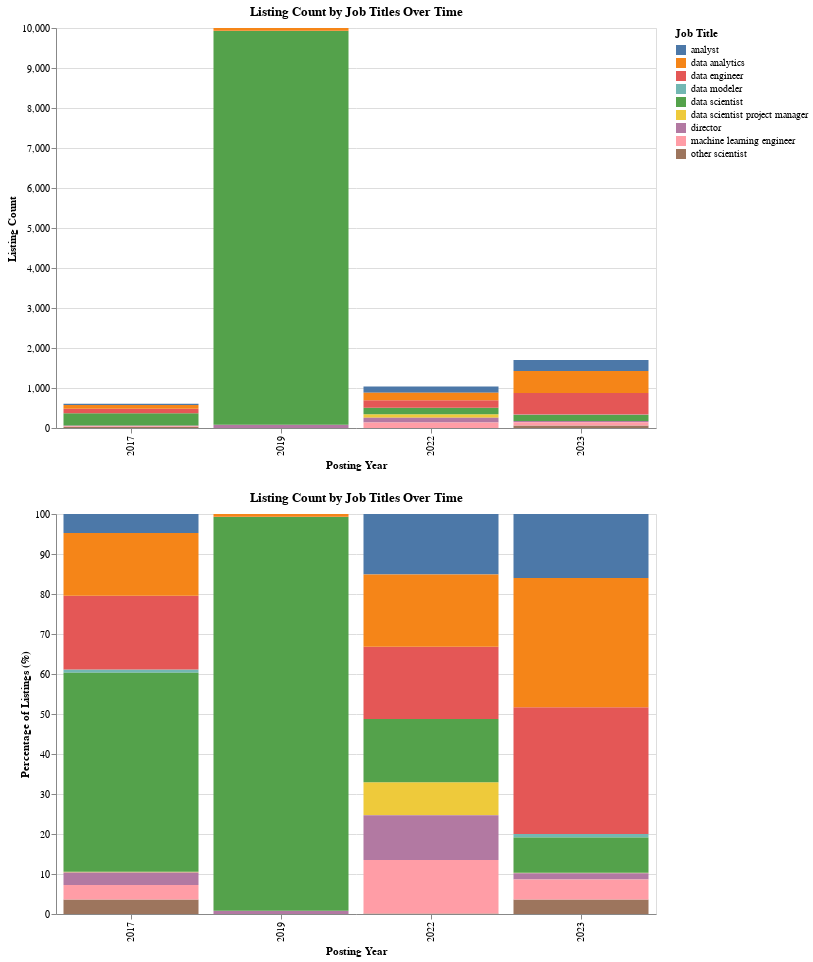

The code cell stored with this chart in its notebook:
### Code cell
combined_stacked_job_title_fig = stacked_bar_job_title & stacked_bar_job_title_pct
combined_stacked_job_title_fig

### Figure 1 — Vega-Lite specification as saved in the notebook (floating-point values rounded to 4 significant figures)
{"config": {"view": {"continuousWidth": 300, "continuousHeight": 300}}, "vconcat": [{"data": {"name": "data-abd55512fab7a3a5702a4266e5984ffd"}, "mark": {"type": "bar"}, "encoding": {"color": {"field": "Job Title", "title": "Job Title", "type": "nominal"}, "x": {"field": "Posting Year", "title": "Posting Year", "type": "nominal"}, "y": {"aggregate": "sum", "field": "Listing Count", "title": "Listing Count", "type": "quantitative"}}, "height": 400, "title": "Listing Count by Job Titles Over Time", "width": 600}, {"data": {"name": "data-102120da25265849a0a46128baa5c460"}, "mark": {"type": "bar"}, "encoding": {"color": {"field": "Job Title", "title": "Job Title", "type": "nominal"}, "x": {"field": "Posting Year", "title": "Posting Year", "type": "nominal"}, "y": {"field": "Percentage", "title": "Percentage of Listings (%)", "type": "quantitative"}}, "height": 400, "title": "Listing Count by Job Titles Over Time", "width": 600}], "$schema": "https://vega.github.io/schema/vega-lite/v5.15.1.json", "datasets": {"data-abd55512fab7a3a5702a4266e5984ffd": [{"Posting Year": 2017, "Job Title": "data scientist project manager", "Listing Count": 1}, {"Posting Year": 2019, "Job Title": "data scientist project manager", "Listing Count": 0}, {"Posting Year": 2022, "Job Title": "data scientist project manager", "Listing Count": 85}, {"Posting Year": 2023, "Job Title": "data scientist project manager", "Listing Count": 2}, {"Posting Year": 2017, "Job Title": "analyst", "Listing Count": 29}, {"Posting Year": 2019, "Job Title": "analyst", "Listing Count": 1}, {"Posting Year": 2022, "Job Title": "analyst", "Listing Count": 157}, {"Posting Year": 2023, "Job Title": "analyst", "Listing Count": 271}, {"Posting Year": 2017, "Job Title": "other scientist", "Listing Count": 22}, {"Posting Year": 2019, "Job Title": "other scientist", "Listing Count": 0}, {"Posting Year": 2022, "Job Title": "other scientist", "Listing Count": 1}, {"Posting Year": 2023, "Job Title": "other scientist", "Listing Count": 62}, {"Posting Year": 2017, "Job Title": "data modeler", "Listing Count": 5}, {"Posting Year": 2019, "Job Title": "data modeler", "Listing Count": 0}, {"Posting Year": 2022, "Job Title": "data modeler", "Listing Count": 0}, {"Posting Year": 2023, "Job Title": "data modeler", "Listing Count": 14}, {"Posting Year": 2017, "Job Title": "director", "Listing Count": 19}, {"Posting Year": 2019, "Job Title": "director", "Listing Count": 79}, {"Posting Year": 2022, "Job Title": "director", "Listing Count": 116}, {"Posting Year": 2023, "Job Title": "director", "Listing Count": 27}, {"Posting Year": 2017, "Job Title": "data scientist", "Listing Count": 302}, {"Posting Year": 2019, "Job Title": "data scientist", "Listing Count": 9845}, {"Posting Year": 2022, "Job Title": "data scientist", "Listing Count": 164}, {"Posting Year": 2023, "Job Title": "data scientist", "Listing Count": 150}, {"Posting Year": 2017, "Job Title": "data engineer", "Listing Count": 112}, {"Posting Year": 2019, "Job Title": "data engineer", "Listing Count": 8}, {"Posting Year": 2022, "Job Title": "data engineer", "Listing Count": 187}, {"Posting Year": 2023, "Job Title": "data engineer", "Listing Count": 538}, {"Posting Year": 2017, "Job Title": "machine learning engineer", "Listing Count": 22}, {"Posting Year": 2019, "Job Title": "machine learning engineer", "Listing Count": 0}, {"Posting Year": 2022, "Job Title": "machine learning engineer", "Listing Count": 139}, {"Posting Year": 2023, "Job Title": "machine learning engineer", "Listing Count": 84}, {"Posting Year": 2017, "Job Title": "data analytics", "Listing Count": 95}, {"Posting Year": 2019, "Job Title": "data analytics", "Listing Count": 66}, {"Posting Year": 2022, "Job Title": "data analytics", "Listing Count": 187}, {"Posting Year": 2023, "Job Title": "data analytics", "Listing Count": 549}], "data-102120da25265849a0a46128baa5c460": [{"Posting Year": 2017, "Job Title": "data scientist project manager", "Percentage": 0.1647}, {"Posting Year": 2019, "Job Title": "data scientist project manager", "Percentage": 0.0}, {"Posting Year": 2022, "Job Title": "data scientist project manager", "Percentage": 8.205}, {"Posting Year": 2023, "Job Title": "data scientist project manager", "Percentage": 0.1179}, {"Posting Year": 2017, "Job Title": "analyst", "Percentage": 4.778}, {"Posting Year": 2019, "Job Title": "analyst", "Percentage": 0.01}, {"Posting Year": 2022, "Job Title": "analyst", "Percentage": 15.15}, {"Posting Year": 2023, "Job Title": "analyst", "Percentage": 15.97}, {"Posting Year": 2017, "Job Title": "other scientist", "Percentage": 3.624}, {"Posting Year": 2019, "Job Title": "other scientist", "Percentage": 0.0}, {"Posting Year": 2022, "Job Title": "other scientist", "Percentage": 0.09653}, {"Posting Year": 2023, "Job Title": "other scientist", "Percentage": 3.654}, {"Posting Year": 2017, "Job Title": "data modeler", "Percentage": 0.8237}, {"Posting Year": 2019, "Job Title": "data modeler", "Percentage": 0.0}, {"Posting Year": 2022, "Job Title": "data modeler", "Percentage": 0.0}, {"Posting Year": 2023, "Job Title": "data modeler", "Percentage": 0.825}, {"Posting Year": 2017, "Job Title": "director", "Percentage": 3.13}, {"Posting Year": 2019, "Job Title": "director", "Percentage": 0.7901}, {"Posting Year": 2022, "Job Title": "director", "Percentage": 11.2}, {"Posting Year": 2023, "Job Title": "director", "Percentage": 1.591}, {"Posting Year": 2017, "Job Title": "data scientist", "Percentage": 49.75}, {"Posting Year": 2019, "Job Title": "data scientist", "Percentage": 98.46}, {"Posting Year": 2022, "Job Title": "data scientist", "Percentage": 15.83}, {"Posting Year": 2023, "Job Title": "data scientist", "Percentage": 8.839}, {"Posting Year": 2017, "Job Title": "data engineer", "Percentage": 18.45}, {"Posting Year": 2019, "Job Title": "data engineer", "Percentage": 0.08001}, {"Posting Year": 2022, "Job Title": "data engineer", "Percentage": 18.05}, {"Posting Year": 2023, "Job Title": "data engineer", "Percentage": 31.7}, {"Posting Year": 2017, "Job Title": "machine learning engineer", "Percentage": 3.624}, {"Posting Year": 2019, "Job Title": "machine learning engineer", "Percentage": 0.0}, {"Posting Year": 2022, "Job Title": "machine learning engineer", "Percentage": 13.42}, {"Posting Year": 2023, "Job Title": "machine learning engineer", "Percentage": 4.95}, {"Posting Year": 2017, "Job Title": "data analytics", "Percentage": 15.65}, {"Posting Year": 2019, "Job Title": "data analytics", "Percentage": 0.6601}, {"Posting Year": 2022, "Job Title": "data analytics", "Percentage": 18.05}, {"Posting Year": 2023, "Job Title": "data analytics", "Percentage": 32.35}]}}
